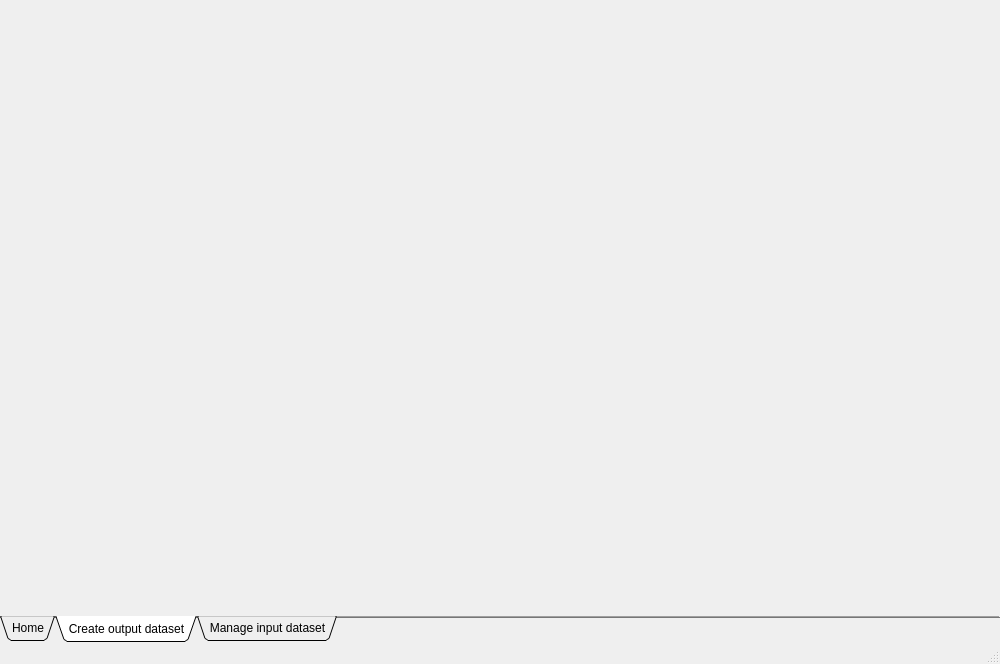
<?xml version="1.0" encoding="UTF-8"?>
<ui version="4.0">
 <class>NewGeneMainWindow</class>
 <widget class="QMainWindow" name="NewGeneMainWindow">
  <property name="geometry">
   <rect>
    <x>0</x>
    <y>0</y>
    <width>1000</width>
    <height>664</height>
   </rect>
  </property>
  <property name="windowTitle">
   <string>NewGeneMainWindow</string>
  </property>
  <property name="layoutDirection">
   <enum>Qt::LeftToRight</enum>
  </property>
  <property name="documentMode">
   <bool>true</bool>
  </property>
  <widget class="QWidget" name="centralWidget">
   <property name="styleSheet">
    <string notr="true"/>
   </property>
   <layout class="QVBoxLayout" name="verticalLayout">
    <property name="margin">
     <number>0</number>
    </property>
    <item>
     <widget class="QTabWidget" name="tabWidgetMain">
      <property name="sizePolicy">
       <sizepolicy hsizetype="Ignored" vsizetype="Ignored">
        <horstretch>0</horstretch>
        <verstretch>0</verstretch>
       </sizepolicy>
      </property>
      <property name="styleSheet">
       <string notr="true"/>
      </property>
      <property name="tabPosition">
       <enum>QTabWidget::South</enum>
      </property>
      <property name="tabShape">
       <enum>QTabWidget::Triangular</enum>
      </property>
      <property name="currentIndex">
       <number>1</number>
      </property>
      <property name="elideMode">
       <enum>Qt::ElideNone</enum>
      </property>
      <property name="documentMode">
       <bool>true</bool>
      </property>
      <widget class="QWidget" name="tabHome">
       <attribute name="title">
        <string>Home</string>
       </attribute>
       <layout class="QGridLayout" name="gridLayout"/>
      </widget>
      <widget class="QWidget" name="tabOutput">
       <attribute name="title">
        <string>Create output dataset</string>
       </attribute>
       <layout class="QVBoxLayout" name="verticalLayoutOutput">
        <property name="margin">
         <number>0</number>
        </property>
        <item>
         <widget class="NewGeneCreateOutput" name="widget" native="true"/>
        </item>
       </layout>
      </widget>
      <widget class="QWidget" name="tabInput">
       <attribute name="title">
        <string>Manage input dataset</string>
       </attribute>
       <layout class="QGridLayout" name="gridLayout_3"/>
      </widget>
     </widget>
    </item>
   </layout>
  </widget>
  <widget class="QMenuBar" name="menuBar">
   <property name="geometry">
    <rect>
     <x>0</x>
     <y>0</y>
     <width>1000</width>
     <height>21</height>
    </rect>
   </property>
  </widget>
  <widget class="QStatusBar" name="statusBar"/>
 </widget>
 <layoutdefault spacing="6" margin="11"/>
 <customwidgets>
  <customwidget>
   <class>NewGeneCreateOutput</class>
   <extends>QWidget</extends>
   <header>CreateOutput/newgenecreateoutput.h</header>
   <container>1</container>
  </customwidget>
 </customwidgets>
 <resources/>
 <connections/>
</ui>
